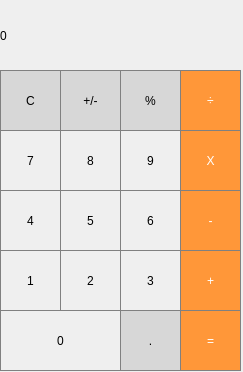
<?xml version="1.0" encoding="UTF-8"?>
<ui version="4.0">
 <class>MainWindow</class>
 <widget class="QMainWindow" name="MainWindow">
  <property name="geometry">
   <rect>
    <x>0</x>
    <y>0</y>
    <width>243</width>
    <height>372</height>
   </rect>
  </property>
  <property name="windowTitle">
   <string>MainWindow</string>
  </property>
  <widget class="QWidget" name="centralwidget">
   <widget class="QLabel" name="label">
    <property name="geometry">
     <rect>
      <x>0</x>
      <y>0</y>
      <width>241</width>
      <height>71</height>
     </rect>
    </property>
    <property name="styleSheet">
     <string notr="true">QLabel {
 qproperty-alignment:'AlignVCenter | AlignRight';
 border: 1px solid gray;
}

background-color:white;</string>
    </property>
    <property name="text">
     <string>0</string>
    </property>
   </widget>
   <widget class="QPushButton" name="button_clear">
    <property name="geometry">
     <rect>
      <x>0</x>
      <y>70</y>
      <width>61</width>
      <height>61</height>
     </rect>
    </property>
    <property name="styleSheet">
     <string notr="true">QPushButton {
  background-color: rgb(215, 215, 215);
  border: 1px solid gray;
}
QPushButton:pressed {
    background-color: qlineargradient(x1: 0, y1: 0, x2: 0, y2: 1,
                                      stop: 0 #BEBEBE, stop: 1 #D7D7D7);
}</string>
    </property>
    <property name="text">
     <string>C</string>
    </property>
   </widget>
   <widget class="QPushButton" name="button_plusminus">
    <property name="geometry">
     <rect>
      <x>60</x>
      <y>70</y>
      <width>61</width>
      <height>61</height>
     </rect>
    </property>
    <property name="styleSheet">
     <string notr="true">QPushButton {
  background-color: rgb(215, 215, 215);
  border: 1px solid gray;
}
QPushButton:pressed {
    background-color: qlineargradient(x1: 0, y1: 0, x2: 0, y2: 1,
                                      stop: 0 #BEBEBE, stop: 1 #D7D7D7);
}</string>
    </property>
    <property name="text">
     <string>+/-</string>
    </property>
   </widget>
   <widget class="QPushButton" name="button_division">
    <property name="geometry">
     <rect>
      <x>180</x>
      <y>70</y>
      <width>61</width>
      <height>61</height>
     </rect>
    </property>
    <property name="styleSheet">
     <string notr="true">QPushButton {
  background-color: rgb(255, 151, 57);
  color: white; 
  border: 1px solid gray;
}

QPushButton:pressed {
    background-color: qlineargradient(x1: 0, y1: 0, x2: 0, y2: 1,
                                      stop: 0 #FF7832, stop: 1 #FF9739);
}</string>
    </property>
    <property name="text">
     <string>÷</string>
    </property>
   </widget>
   <widget class="QPushButton" name="button_percent">
    <property name="geometry">
     <rect>
      <x>120</x>
      <y>70</y>
      <width>61</width>
      <height>61</height>
     </rect>
    </property>
    <property name="styleSheet">
     <string notr="true">QPushButton {
  background-color: rgb(215, 215, 215);
  border: 1px solid gray;
}
QPushButton:pressed {
    background-color: qlineargradient(x1: 0, y1: 0, x2: 0, y2: 1,
                                      stop: 0 #BEBEBE, stop: 1 #D7D7D7);
}</string>
    </property>
    <property name="text">
     <string>%</string>
    </property>
   </widget>
   <widget class="QPushButton" name="button_multiplication">
    <property name="geometry">
     <rect>
      <x>180</x>
      <y>130</y>
      <width>61</width>
      <height>61</height>
     </rect>
    </property>
    <property name="styleSheet">
     <string notr="true">QPushButton {
  background-color: rgb(255, 151, 57);
  color: white; 
  border: 1px solid gray;
}

QPushButton:pressed {
    background-color: qlineargradient(x1: 0, y1: 0, x2: 0, y2: 1,
                                      stop: 0 #FF7832, stop: 1 #FF9739);
}</string>
    </property>
    <property name="text">
     <string>X</string>
    </property>
   </widget>
   <widget class="QPushButton" name="button_seven">
    <property name="geometry">
     <rect>
      <x>0</x>
      <y>130</y>
      <width>61</width>
      <height>61</height>
     </rect>
    </property>
    <property name="styleSheet">
     <string notr="true">QPushButton {
   border: 1px solid gray;
}
QPushButton:pressed {
    background-color: qlineargradient(x1: 0, y1: 0, x2: 0, y2: 1,
                                      stop: 0 #dadbde, stop: 1 #f6f7fa);
}</string>
    </property>
    <property name="text">
     <string>7</string>
    </property>
   </widget>
   <widget class="QPushButton" name="button_eight">
    <property name="geometry">
     <rect>
      <x>60</x>
      <y>130</y>
      <width>61</width>
      <height>61</height>
     </rect>
    </property>
    <property name="styleSheet">
     <string notr="true">QPushButton {
   border: 1px solid gray;
}
QPushButton:pressed {
    background-color: qlineargradient(x1: 0, y1: 0, x2: 0, y2: 1,
                                      stop: 0 #dadbde, stop: 1 #f6f7fa);
}</string>
    </property>
    <property name="text">
     <string>8</string>
    </property>
   </widget>
   <widget class="QPushButton" name="button_nine">
    <property name="geometry">
     <rect>
      <x>120</x>
      <y>130</y>
      <width>61</width>
      <height>61</height>
     </rect>
    </property>
    <property name="styleSheet">
     <string notr="true">QPushButton {
   border: 1px solid gray;
}
QPushButton:pressed {
    background-color: qlineargradient(x1: 0, y1: 0, x2: 0, y2: 1,
                                      stop: 0 #dadbde, stop: 1 #f6f7fa);
}</string>
    </property>
    <property name="text">
     <string>9</string>
    </property>
   </widget>
   <widget class="QPushButton" name="button_subtraction">
    <property name="geometry">
     <rect>
      <x>180</x>
      <y>190</y>
      <width>61</width>
      <height>61</height>
     </rect>
    </property>
    <property name="styleSheet">
     <string notr="true">QPushButton {
  background-color: rgb(255, 151, 57);
  color: white; 
  border: 1px solid gray;
}

QPushButton:pressed {
    background-color: qlineargradient(x1: 0, y1: 0, x2: 0, y2: 1,
                                      stop: 0 #FF7832, stop: 1 #FF9739);
}</string>
    </property>
    <property name="text">
     <string>-</string>
    </property>
   </widget>
   <widget class="QPushButton" name="button_four">
    <property name="geometry">
     <rect>
      <x>0</x>
      <y>190</y>
      <width>61</width>
      <height>61</height>
     </rect>
    </property>
    <property name="styleSheet">
     <string notr="true">QPushButton {
   border: 1px solid gray;
}
QPushButton:pressed {
    background-color: qlineargradient(x1: 0, y1: 0, x2: 0, y2: 1,
                                      stop: 0 #dadbde, stop: 1 #f6f7fa);
}</string>
    </property>
    <property name="text">
     <string>4</string>
    </property>
   </widget>
   <widget class="QPushButton" name="button_five">
    <property name="geometry">
     <rect>
      <x>60</x>
      <y>190</y>
      <width>61</width>
      <height>61</height>
     </rect>
    </property>
    <property name="styleSheet">
     <string notr="true">QPushButton {
   border: 1px solid gray;
}
QPushButton:pressed {
    background-color: qlineargradient(x1: 0, y1: 0, x2: 0, y2: 1,
                                      stop: 0 #dadbde, stop: 1 #f6f7fa);
}</string>
    </property>
    <property name="text">
     <string>5</string>
    </property>
   </widget>
   <widget class="QPushButton" name="button_six">
    <property name="geometry">
     <rect>
      <x>120</x>
      <y>190</y>
      <width>61</width>
      <height>61</height>
     </rect>
    </property>
    <property name="styleSheet">
     <string notr="true">QPushButton {
   border: 1px solid gray;
}
QPushButton:pressed {
    background-color: qlineargradient(x1: 0, y1: 0, x2: 0, y2: 1,
                                      stop: 0 #dadbde, stop: 1 #f6f7fa);
}</string>
    </property>
    <property name="text">
     <string>6</string>
    </property>
   </widget>
   <widget class="QPushButton" name="button_addition">
    <property name="geometry">
     <rect>
      <x>180</x>
      <y>250</y>
      <width>61</width>
      <height>61</height>
     </rect>
    </property>
    <property name="styleSheet">
     <string notr="true">QPushButton {
  background-color: rgb(255, 151, 57);
  color: white; 
  border: 1px solid gray;
}

QPushButton:pressed {
    background-color: qlineargradient(x1: 0, y1: 0, x2: 0, y2: 1,
                                      stop: 0 #FF7832, stop: 1 #FF9739);
}</string>
    </property>
    <property name="text">
     <string>+</string>
    </property>
   </widget>
   <widget class="QPushButton" name="button_one">
    <property name="geometry">
     <rect>
      <x>0</x>
      <y>250</y>
      <width>61</width>
      <height>61</height>
     </rect>
    </property>
    <property name="styleSheet">
     <string notr="true">QPushButton {
   border: 1px solid gray;
}
QPushButton:pressed {
    background-color: qlineargradient(x1: 0, y1: 0, x2: 0, y2: 1,
                                      stop: 0 #dadbde, stop: 1 #f6f7fa);
}</string>
    </property>
    <property name="text">
     <string>1</string>
    </property>
   </widget>
   <widget class="QPushButton" name="button_two">
    <property name="geometry">
     <rect>
      <x>60</x>
      <y>250</y>
      <width>61</width>
      <height>61</height>
     </rect>
    </property>
    <property name="styleSheet">
     <string notr="true">QPushButton {
   border: 1px solid gray;
}
QPushButton:pressed {
    background-color: qlineargradient(x1: 0, y1: 0, x2: 0, y2: 1,
                                      stop: 0 #dadbde, stop: 1 #f6f7fa);
}</string>
    </property>
    <property name="text">
     <string>2</string>
    </property>
   </widget>
   <widget class="QPushButton" name="button_three">
    <property name="geometry">
     <rect>
      <x>120</x>
      <y>250</y>
      <width>61</width>
      <height>61</height>
     </rect>
    </property>
    <property name="styleSheet">
     <string notr="true">QPushButton {
   border: 1px solid gray;
}
QPushButton:pressed {
    background-color: qlineargradient(x1: 0, y1: 0, x2: 0, y2: 1,
                                      stop: 0 #dadbde, stop: 1 #f6f7fa);
}</string>
    </property>
    <property name="text">
     <string>3</string>
    </property>
   </widget>
   <widget class="QPushButton" name="button_point">
    <property name="geometry">
     <rect>
      <x>120</x>
      <y>310</y>
      <width>61</width>
      <height>61</height>
     </rect>
    </property>
    <property name="styleSheet">
     <string notr="true">QPushButton {
  background-color: rgb(215, 215, 215);
  border: 1px solid gray;
}
QPushButton:pressed {
    background-color: qlineargradient(x1: 0, y1: 0, x2: 0, y2: 1,
                                      stop: 0 #BEBEBE, stop: 1 #D7D7D7);
}</string>
    </property>
    <property name="text">
     <string>.</string>
    </property>
   </widget>
   <widget class="QPushButton" name="button_equals">
    <property name="geometry">
     <rect>
      <x>180</x>
      <y>310</y>
      <width>61</width>
      <height>61</height>
     </rect>
    </property>
    <property name="styleSheet">
     <string notr="true">QPushButton {
  background-color: rgb(255, 151, 57);
  color: white; 
  border: 1px solid gray;
}

QPushButton:pressed {
    background-color: qlineargradient(x1: 0, y1: 0, x2: 0, y2: 1,
                                      stop: 0 #FF7832, stop: 1 #FF9739);
}</string>
    </property>
    <property name="text">
     <string>=</string>
    </property>
   </widget>
   <widget class="QPushButton" name="button_zero">
    <property name="geometry">
     <rect>
      <x>0</x>
      <y>310</y>
      <width>121</width>
      <height>61</height>
     </rect>
    </property>
    <property name="styleSheet">
     <string notr="true">QPushButton {
   border: 1px solid gray;
}
QPushButton:pressed {
    background-color: qlineargradient(x1: 0, y1: 0, x2: 0, y2: 1,
                                      stop: 0 #dadbde, stop: 1 #f6f7fa);
}</string>
    </property>
    <property name="text">
     <string>0</string>
    </property>
   </widget>
  </widget>
 </widget>
 <resources/>
 <connections/>
</ui>
